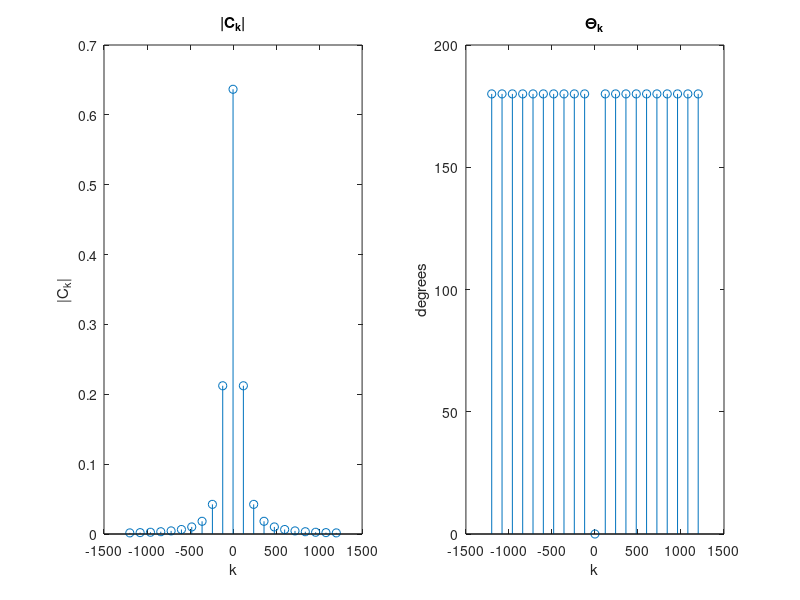

Recreate this plot in MATLAB.
% Alberto Pizano
% ECE301 
% Lab 9
clc;
clear;

% PART 1
f0 = 120; % f0 is 120Hz
T = 1/120;
w0 = 2*pi/T; % w0 is 240*pi
A = 1;
e = exp(1);

k = -10:1:10;  
Ck = -2*A./(pi*(4*k.^2-1));
    

subplot(121);
stem(k*f0,abs(Ck)); %must be k*f0
title('|C_k|');
xlabel('k');
%xlim([-1200 1200]);
ylabel('|C_k|');

subplot(122);
stem(k*f0,angle(Ck)*(180/pi));
title('\Theta_k');
xlabel('k');
%xlim([-1200 1200]);
ylabel('degrees');

% PART 2


